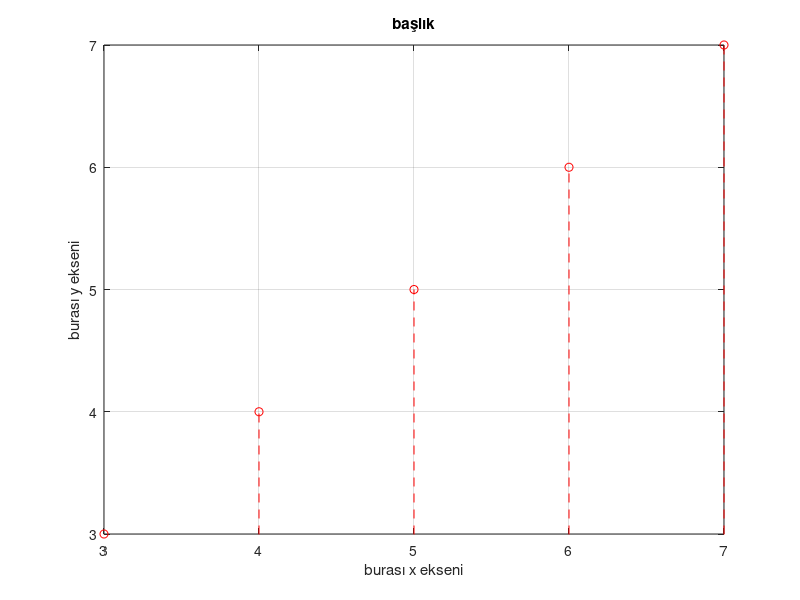

Write MATLAB code to recreate this figure.
clc;
clear;
clear all;

x=0:1:10;
y=x;
stem(x,y,'--r')
grid on
xlabel('burası x ekseni')
ylabel('burası y ekseni')
title('başlık')
axis([3 7 3 7])
